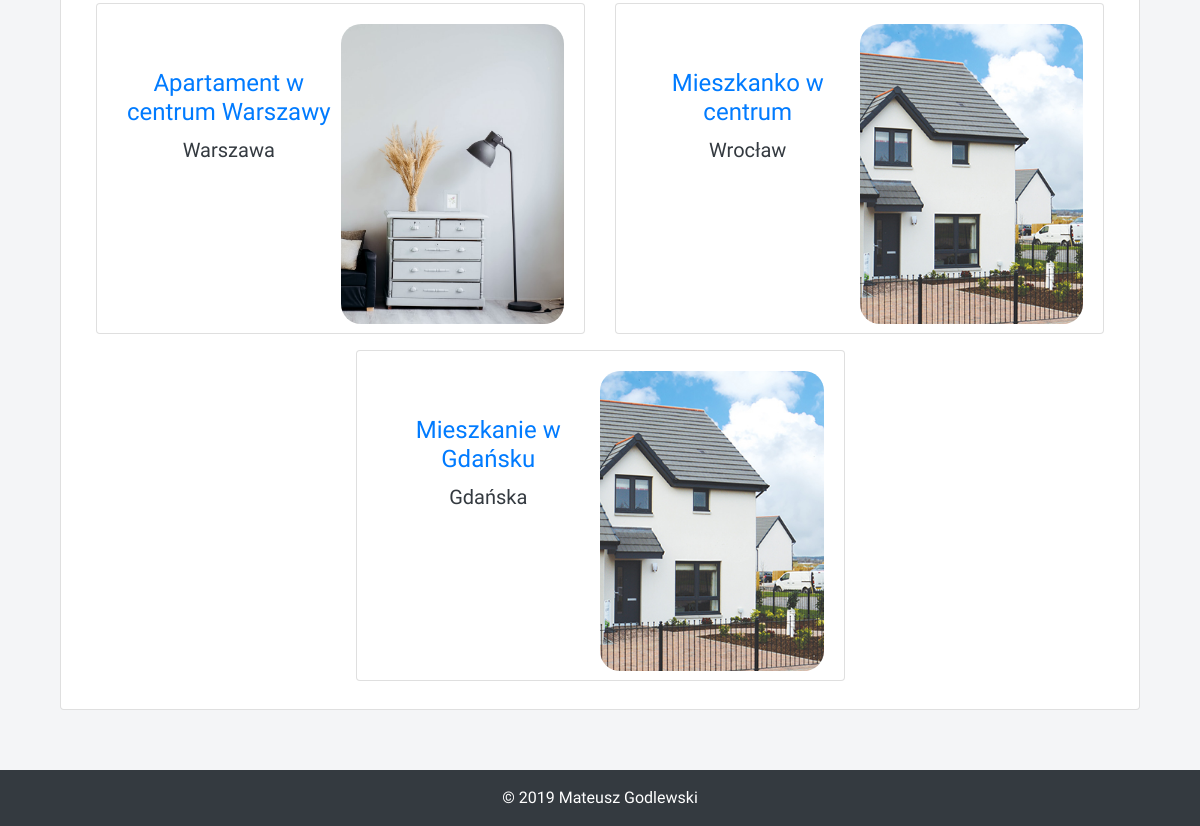
The app's page /adverts/ (lower part), older data.
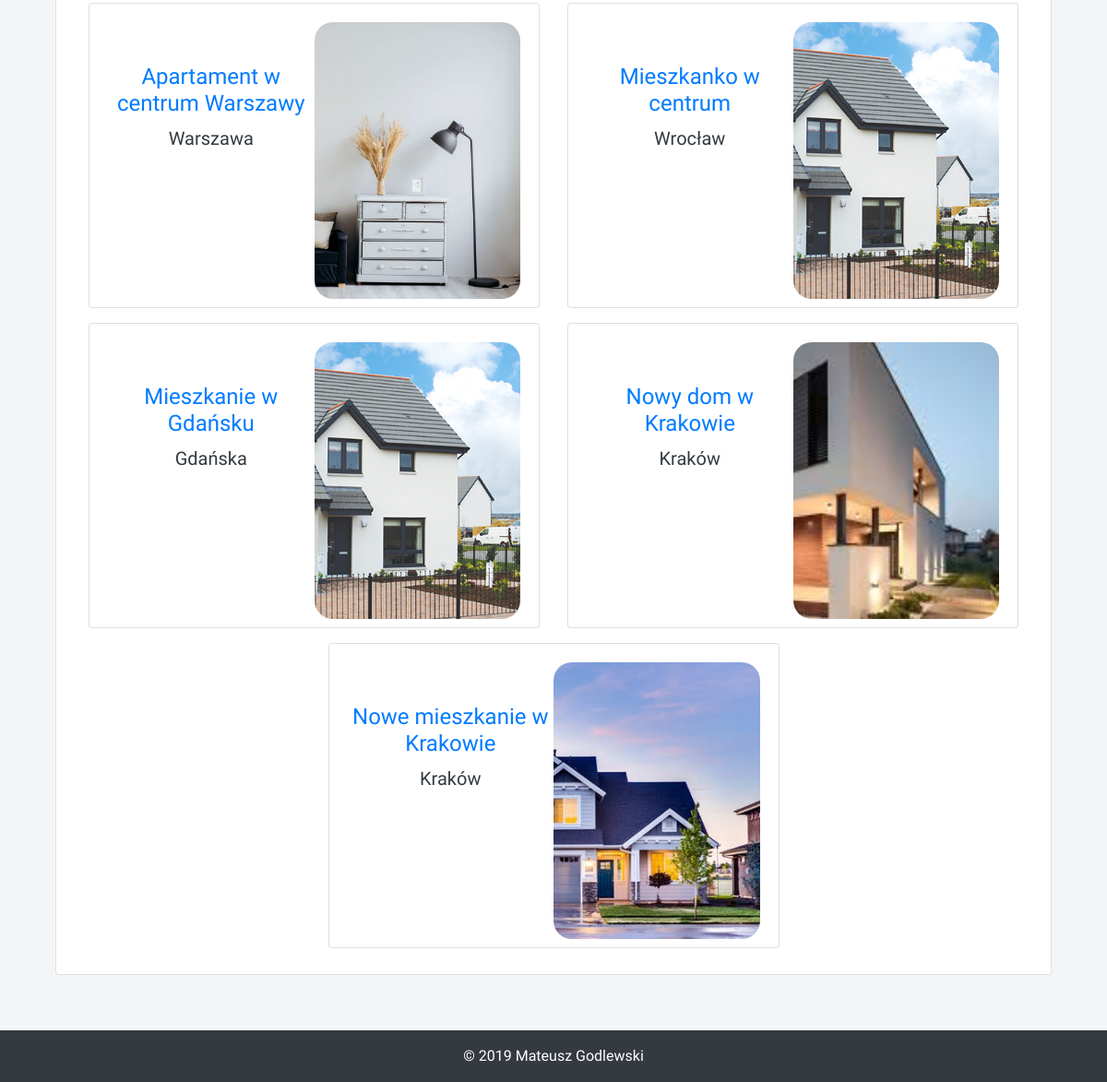
The same page, newer data.
### adverts/models.py (models this page shows, shortened)
class Advert(models.Model):
    objects = AdvertManager()   # advert manager, used for search
    location = GoogleMaps()     # adver google maps location object
    CATEGORY_CHOICES = (
        ("Dom", "Dom"),
        ("Mieszkanie", "Mieszkanie"),
        ("Pokój", "Pokój"),
    )
    TYPE_CHOICES = (
        ("Wynajem", "Wynajem"),
        ("Sprzedaż", "Sprzedaż")
    )
    slug = models.SlugField(null=True, blank=True)
    user = models.ForeignKey(User, default=1, null=True, on_delete=models.CASCADE)
    title = models.CharField(max_length=120, verbose_name="Tytuł")
    content = models.TextField(null=True, blank=True, verbose_name="Opis")
    category = models.CharField(max_length=10, choices=CATEGORY_CHOICES, verbose_name="Kategoria")
    advert_type = models.CharField(max_length=10, choices=TYPE_CHOICES, verbose_name="Typ")
    create_date = models.DateTimeField(default=timezone.now)
    furnished = models.BooleanField(default=False, verbose_name="Umeblowanie")
    city = models.CharField(max_length=100, blank=False, verbose_name="Miasto")
    address = models.CharField(max_length=100, blank=False, verbose_name="Adres")
    price = models.PositiveIntegerField(blank=False, null=False, verbose_name="Cena")
    image = models.ImageField(upload_to="images/", blank=True, null=True, verbose_name="Zdjęcia")
    map_url = models.CharField(max_length=200, default="") # google maps url
    map_coord_x = models.FloatField(default=0)  # longitude
    map_coord_y = models.FloatField(default=0)  # latitude

### adverts/views.py (the view)
# urls.py: path("", advert_browse_view),
def advert_browse_view(request):
    template_name = "adverts/adverts-browse.html"
    adverts = Advert.objects.all()
    context = {"adverts": adverts}
    return render(request, template_name, context)

### adverts/models.py (called while the page is built)
    def get_queryset(self):
        return AdvertQuerySet(self.model, using=self._db)

### adverts/templates/adverts/adverts-browse.html (shortened to what this page needs)
{% extends "website/base.html" %}
{% block content %}
    <div class="card" style="margin:5%;">
        <div class="card-body">
            <div style="margin:auto" class="row">
                {% for object in adverts %}
                    {% include "adverts/adverts-inline.html" with advert=object %}
                {% endfor %}
            </div>
        </div>
    </div>
{% endblock  %}

### adverts/templates/adverts/adverts-inline.html
<div class = "col-12 col-md-6 mx-auto mb-2 mt-2">
    <div class = "card">
        <a id="advert-inline" href="/adverts/{{advert.id}}">
            <div class = "card-body">
                <div id="advert-inline-title">
                    <h4 class="card-title text-center" style=>{{advert.title}}</h4>
                    <h5 class="card-text text-center text-dark">{{advert.city}}</h5>
                </div>
                {% if advert.image %}
                    <div id="advert-inline-image"><img src="{{advert.image.url}}" height="300", align="right"></div>
                {% endif %}
            </div>
        </a>
    </div>
</div>

Row changes from the older to the newer data that the page shows:
added Advert: title "Nowy dom w Krakowie", city "Kraków", image (picture)
added Advert: title "Nowe mieszkanie w Krakowie", city "Kraków", image (picture)
